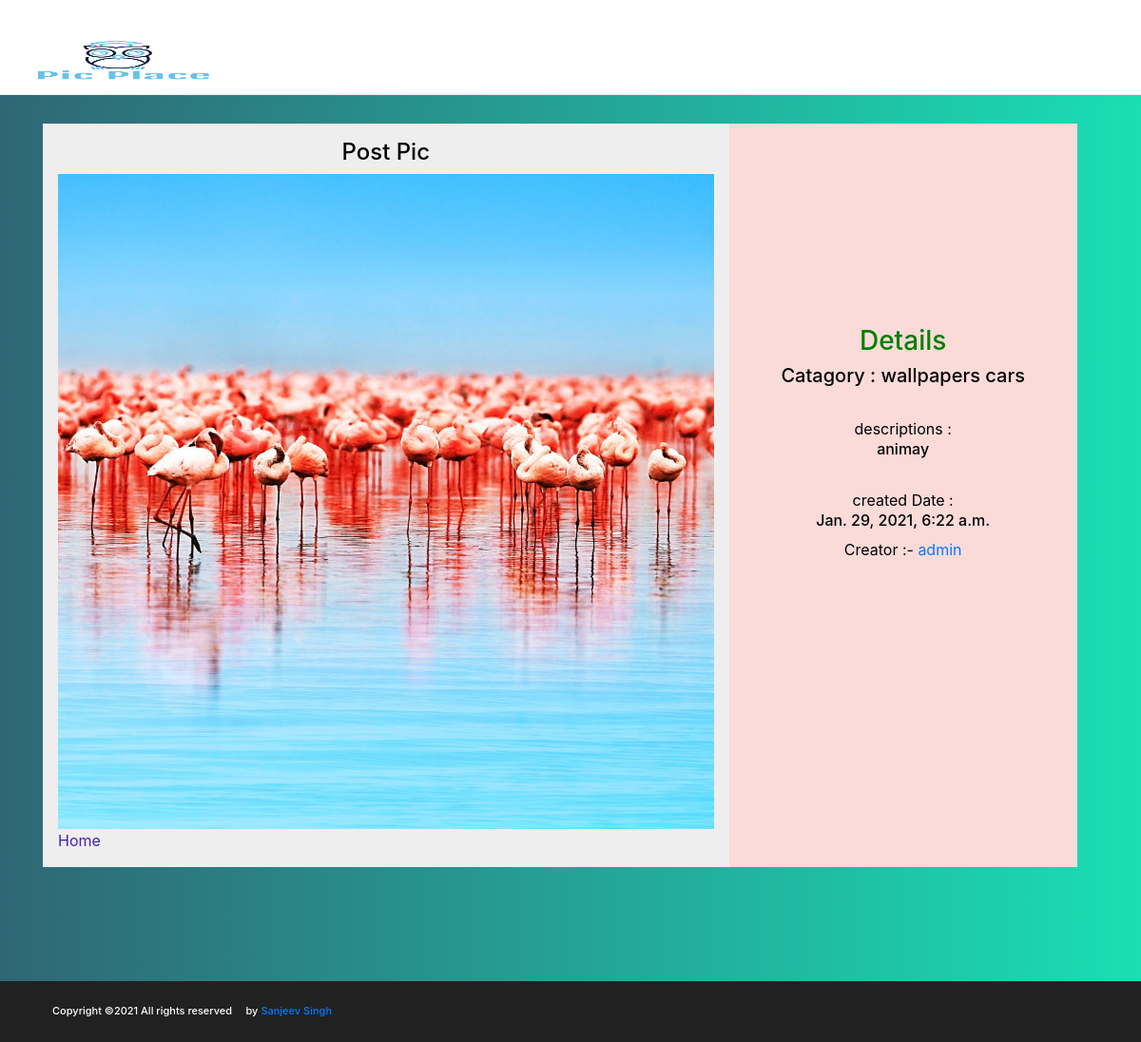
Page /imageapp/viewpost/4 on the committed database.
### imageapp/models.py (models this page shows)
class PostImage(models.Model):
	descriptions = models.CharField(max_length=200)
	catagory = models.ForeignKey(to=Catagory,on_delete = models.CASCADE)
	uploaded_by = models.ForeignKey(to=User,on_delete=models.CASCADE,null=True, blank=True)
	image = models.ImageField(upload_to='images//')
	cr_date = models.DateTimeField(auto_now_add=True)

class Catagory(models.Model):
	des = models.TextField()
	title = models.CharField(max_length=20)
	def __str__(self):
		return self.title

### imageapp/views.py (the view)
# urls.py: path('viewpost/<int:i_d>',views.viewpost),
def viewpost(request,i_d):
	posts = PostImage.objects.get(pk=i_d)
	return render(request,'viewPost.html',{'posts':posts})

### templates/viewPost.html (shortened to what this page needs)
<!doctype html>
<html lang="en">
  <head>
  <link rel="stylesheet" href="/static/css/bootstrap.min.css"/>
  <link rel="stylesheet" href="/static/css/font-awesome.min.css"/>
  <link rel="stylesheet" href="/static/css/magnific-popup.css"/>
  <link rel="stylesheet" href="/static/css/slicknav.min.css"/>
  <link rel="stylesheet" href="/static/css/owl.carousel.min.css"/>
  <link rel="stylesheet" href="/static/css/style.css"/>
    <link rel="stylesheet" href="https://stackpath.bootstrapcdn.com/bootstrap/4.5.0/css/bootstrap.min.css">
    <link rel="stylesheet" href="/static/css/style.css"/>
  </head>
<link href="//maxcdn.bootstrapcdn.com/bootstrap/4.1.1/css/bootstrap.min.css" rel="stylesheet" id="bootstrap-css">
    <header id = "hd" class="header-section hs-bd">
        <a  href="/" class="site-logo"><img id="ic" src="/media/need/logo.png" alt="logo"></a>
        <div class="header-controls">
            <button class="nav-switch-btn"><i class="fa fa-bars"></i></button>
            <button class="search-btn"><i class="fa fa-search"></i></button>
        </div>
    </header>
<header class="header">
    <div class="container" style="border-radius: 1rem;">
        <div class="profile-head">
            <h4 style="text-align:center">Post Pic</h4>
                <div class="post-img">
                  <div id="st" class="portfolio-item set-bg" data-setbg="/media/{{posts.image}}"></div>
                </div>
            <a href="/imageapp/home/" class="linkk">Home</a>
        </div>
        <div style="background-color:#FADBD8 ;text-align:center">
          <h3 style="color:green;">Details</h3>
          <h5 style="color:darkblack;">Catagory : {{posts.catagory}}</h5><br>
           descriptions : <h6>{{posts.descriptions}}</h6> <br>
            created Date : <h6>{{posts.cr_date}}</h6>
            <div class="row">
                    <div class="col-md-12">
                  Creator :- <a style="max-width:8px;" href="/imageapp/viewprofile/{{posts.uploaded_by.id}}">{{posts.uploaded_by}}</a>
                  <br>
                    </div>
            </div>
            <div id="con" class="row">
                <div class="col-md-6">
                </div>
            </div>
        </div>
</div>
<div style="padding-top:90px;">
</div>
  <footer class="footer-section">
    <div class="container-fluid">
      <div class="row">
        <div class="col-md-6 order-1 order-md-2">
          <div class="footer-social-links">
            <a href=""><i class="fa fa-facebook"></i></a>
            <a href=""><i class="fa fa-twitter"></i></a>
          </div>
        </div>
        <div class="col-md-6 order-2 order-md-1">
          <div class="copyright">
Copyright &copy;<script>document.write(new Date().getFullYear());</script> All rights reserved <i class="fa fa-heart-o" aria-hidden="true"></i> by <a href="#" target="_blank">Sanjeev Singh</a>
        </div>
        </div>
      </div>
    </div>
  </footer>
</body>
</html>

### static/css/style.css (style rules this page uses)
html, body { height: 100%; font-family: "Poppins", sans-serif; -webkit-font-smoothing: antialiased; font-smoothing: antialiased; }
h1, h2, h3, h4, h5, h6 { margin: 0; color: #212121; font-weight: 500; }
h3 { font-size: 30px; }
h4 { font-size: 24px; }
h5 { font-size: 18px; }
h6 { font-size: 16px; }
img { max-width: 100%; }
.set-bg { background-repeat: no-repeat; background-size: cover; background-position: top center; }
.header-section { padding-top: 15px; padding-bottom: 27px; position: relative; z-index: 99; }
.header-section.hs-bd { clear: both; border-bottom: 1px solid #e8e8e8; }
.site-logo { display: inline-block; padding-top: 18px; padding-left: 80px; }
.header-controls { float: right; padding: 16px 25px 0 50px; }
.header-controls button { background: transparent; border: none; font-size: 19px; }
.header-controls button.nav-switch-btn { font-size: 21px; margin-right: 25px; }
.footer-section { background: #212121; padding: 19px 40px; }
.copyright { color: #fff; font-size: 11px; font-weight: 500; padding: 4px 0; }
.footer-social-links { text-align: right; }
.footer-social-links a { display: inline-block; color: #fff; font-size: 17px; margin-left: 40px; }
.portfolio-item { min-height: 100%; display: block; }
@media (min-width: 1200px) { .container { max-width: 1176px; } }
@media (max-width: 1270px) { .site-logo { padding-left: 30px; } }

### templates/viewPost.html (style rules this page uses)
.linkk { color: #42a; }
.header { max-height: 900px; width: 100%; color: black; background-size: cover; }
.container { padding: 10px; margin: 20px; border-radius: 0.5rem; align-content: center; display: grid; grid-template-columns: 65% 33%; grid-auto-rows: minmax(100px,auto) }
.profile-head { display: inline-grid; align-content: center; }
.container > div { align-content: center; background: #fff; padding: 1em; }
.container > div:nth-child(odd) { background: #eee; align-content: center; }
#ic { height: 60px; width: 200px; }
#hd { height: 100px; background-color: white; }
#con { max-margin-left: 50px; max-margin-right: 50px; padding: 5px; margin-top:100px; }

### rows in the picture
PostImage: catagory "wallpapers cars", descriptions "animay", cr_date "Jan. 29, 2021, 6:22 a.m.", uploaded_by "admin"
